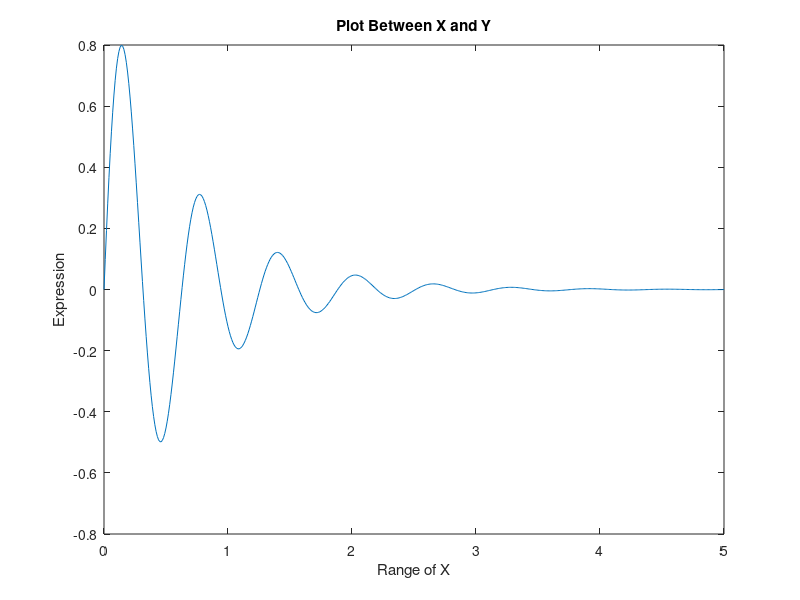

Source code (MATLAB):
clear all
x=[0:0.01:5];
figure
y=(exp(-1.5*x).*sin(10*x))

plot(x,y)
title('Plot Between X and Y');
xlabel('Range of X');
ylabel('Expression');

